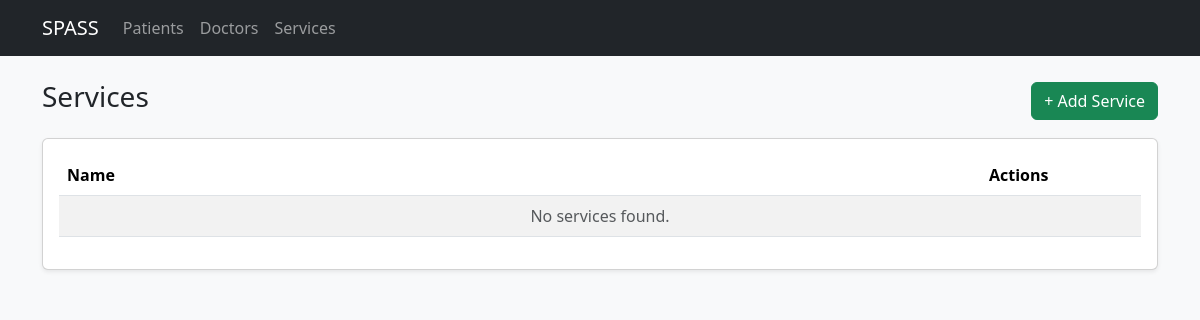
/services/, run on an earlier commit of the app's database.
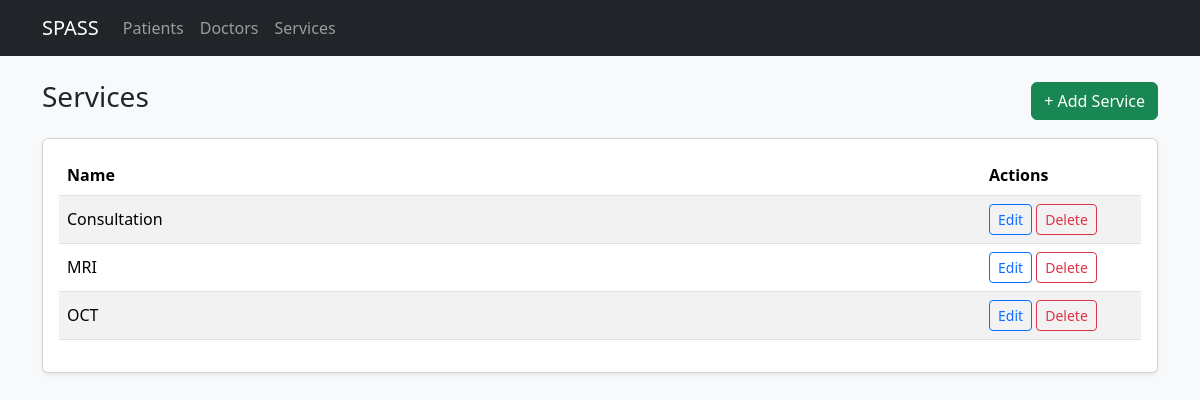
And on a later commit of the database.
### scheduling/models.py (models this page shows)
class Service(Model):
    name = CharField(max_length=100)
    description = TextField(blank=True)

### scheduling/views.py (the view)
# urls.py: path('services/', views.services_list, name='services'),
def services_list(request):
    services = Service.objects.all()
    context = {
        "services": services
    }
    return render(request, 'services/services.html', context)

### scheduling/templates/services/services.html (shortened to what this page needs)
{% extends "base.html" %}
{% block content %}
  <div class="d-flex justify-content-between align-items-center mb-3">
    <h1 class="h3">Services</h1>
    <a href="{% url 'create_service' %}" class="btn btn-success">+ Add Service</a>
  </div>
  <div class="card shadow-sm">
    <div class="card-body">
      <div class="table-responsive">
        <table class="table table-striped align-middle">
          <thead>
            <tr>
              <th>Name</th>
              <th style="width:160px;">Actions</th>
            </tr>
          </thead>
          <tbody>
            {% for service in services %}
              <tr>
                <td>{{ service.name }}</td>
                <td>
                  <a href="{% url 'update_service' service.id %}" class="btn btn-sm btn-outline-primary">Edit</a>
                  <a href="{% url 'delete_service' service.id %}" class="btn btn-sm btn-outline-danger">Delete</a>
                </td>
              </tr>
            {% empty %}
              <tr><td colspan="5" class="text-center text-muted">No services found.</td></tr>
            {% endfor %}
          </tbody>
        </table>
      </div>
    </div>
  </div>
{% endblock %}

What changed in the data, as far as the page shows it:
added Service: name "Consultation"
added Service: name "MRI"
added Service: name "OCT"
Also different on the page:
text no longer shown: "No services found."
